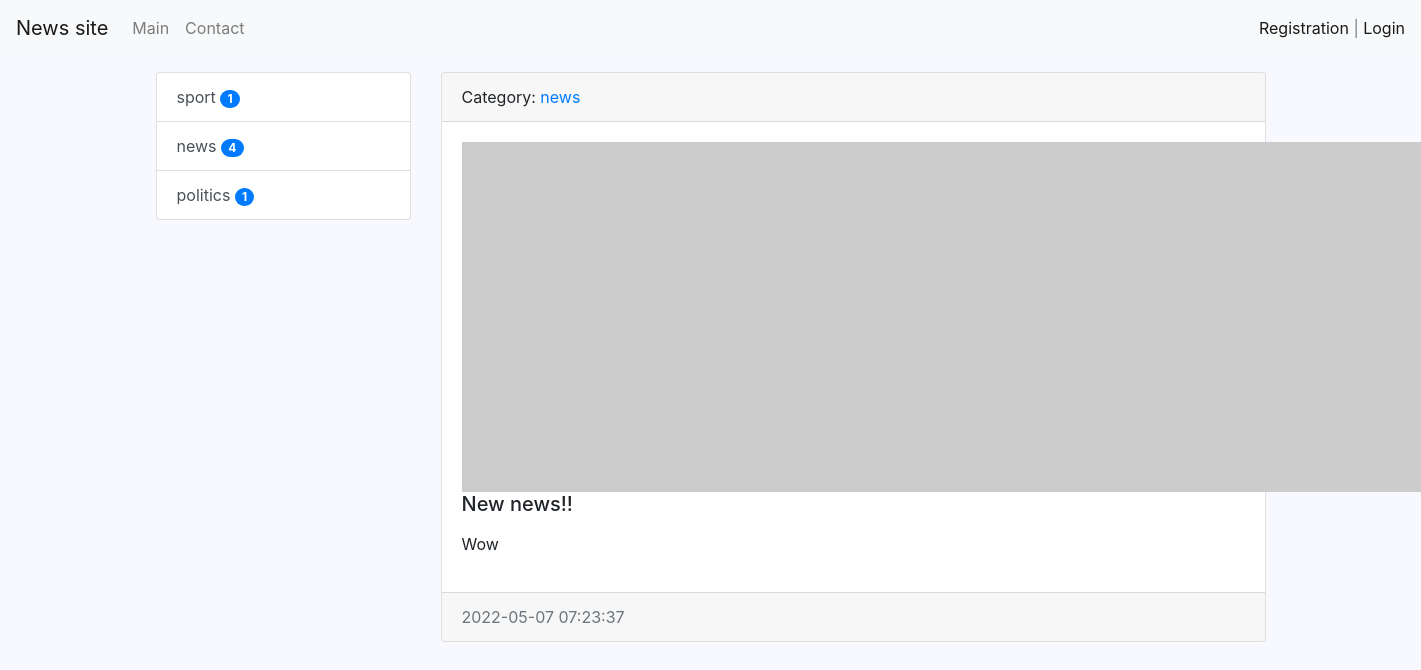
The app's page /news/7/ with its own data.
### news/models.py (models this page shows, shortened)
class Category(models.Model):
    title = models.CharField(max_length=150, db_index=True, verbose_name='Name category')
    def get_absolute_url(self):
        return reverse("category", kwargs={"category_id": self.pk})
    def __str__(self):
        return self.title
    class Meta:
        verbose_name = 'Category'
        verbose_name_plural = 'All category'
        ordering = ['title']

class News(models.Model):
    title = models.CharField(max_length=150, verbose_name='title')
    content = models.TextField(blank=True, verbose_name='content')
    created_at = models.DateTimeField(auto_now_add=True, verbose_name='created_at')
    updated_at = models.DateTimeField(auto_now=True, verbose_name='updated_at')
    photo = models.ImageField(upload_to='photos/%Y/%m/%d/', verbose_name='foto', blank=True)
    is_published = models.BooleanField(default=True, verbose_name='is_published')
    category = models.ForeignKey('Category', on_delete=models.PROTECT, verbose_name='Category',
                                 )
    views = models.IntegerField(default=0)
    class Meta:
        verbose_name = 'News'
        verbose_name_plural = 'All news'
        ordering = ['-created_at']

### news/views.py (the view)
# urls.py: path('news/<int:pk>/', ViewNews.as_view(), name='view_news'),
class ViewNews(DetailView):
    model = News
    context_object_name = 'news_item'

### news/templatetags/news_tags.py (called while the page is built)
@register.inclusion_tag('news/list_categories.html')
def show_categories(arg1='Hello', arg2='world'):
    categories = Category.objects.annotate(cnt=Count('news', filter=F('news__is_published'))).filter(cnt__gt=0) #'''all category with news'''
    return {"categories": categories, "arg1": arg1, "arg2": arg2}

### news/templates/news/news_detail.html (shortened to what this page needs)
{% extends 'base.html' %}
{% block sidebar %}
{% include 'inc/_sidebar.html' %}
{% endblock %}
{% block content %}
<div class="card mb-3">
    <div class="card-header">
        Category: <a href="{{ news_item.category.get_absolute_url }}">{{ news_item.category }}</a>
    </div>
    <div class="card-body">
        {% if item.photo %}
        <img src="{{ news_item.photo.url }}" alt="" width="350" class="float-left mr-3">
        {% else %}
        <img src="https://picsum.photos/id/1060/350/235/?blur=2" alt="" class="float-left mr-3">
        {% endif %}
        <h5 class="card-title">{{ news_item.title }}</h5>
        <p class="card-text">{{ news_item.content|safe|linebreaks }}</p>
    </div>
    <div class="card-footer text-muted">
        {{ news_item.created_at|date:"Y-m-d H:i:s" }}
    </div>
</div>
{% endblock %}

### news/templates/news/list_categories.html
<div class="list-group">
    {% for item in categories %}
    <a href="{{ item.get_absolute_url }}" class="list-group-item list-group-item-action">{{ item.title }}       <span class="badge badge-primary badge-pill">{{ item.cnt }}</span></a>
    {% endfor %}
</div>

### records on screen
Category: title "sport", cnt "1"
Category: title "news", cnt "4"
Category: title "politics", cnt "1"
News: category "news", title "New news!!", content "Wow", created_at "2022-05-07 07:23:37"
